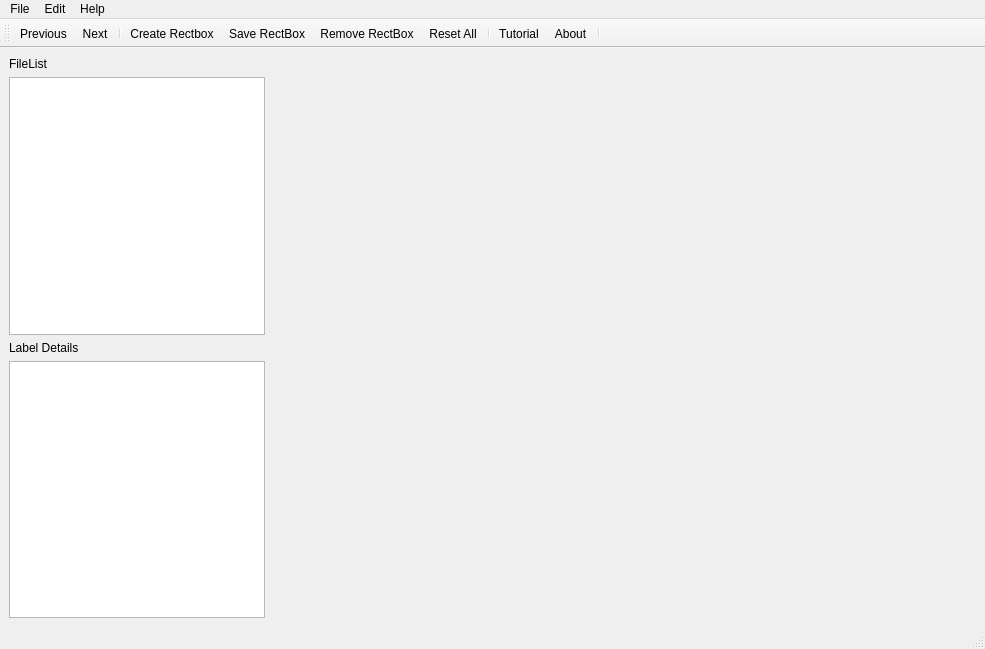
<?xml version="1.0" encoding="UTF-8"?>
<ui version="4.0">
 <class>MainWindow</class>
 <widget class="QMainWindow" name="MainWindow">
  <property name="geometry">
   <rect>
    <x>0</x>
    <y>0</y>
    <width>985</width>
    <height>649</height>
   </rect>
  </property>
  <property name="sizePolicy">
   <sizepolicy hsizetype="Ignored" vsizetype="Ignored">
    <horstretch>0</horstretch>
    <verstretch>0</verstretch>
   </sizepolicy>
  </property>
  <property name="mouseTracking">
   <bool>true</bool>
  </property>
  <property name="windowTitle">
   <string>MainWindow</string>
  </property>
  <widget class="QWidget" name="centralwidget">
   <property name="sizePolicy">
    <sizepolicy hsizetype="Preferred" vsizetype="Preferred">
     <horstretch>0</horstretch>
     <verstretch>0</verstretch>
    </sizepolicy>
   </property>
   <layout class="QVBoxLayout" name="verticalLayout_2">
    <item>
     <layout class="QHBoxLayout" name="horizontalLayout_4" stretch="0,1">
      <item>
       <layout class="QVBoxLayout" name="verticalLayout">
        <item>
         <widget class="QLabel" name="label_2">
          <property name="sizePolicy">
           <sizepolicy hsizetype="Fixed" vsizetype="Preferred">
            <horstretch>0</horstretch>
            <verstretch>0</verstretch>
           </sizepolicy>
          </property>
          <property name="text">
           <string>FileList</string>
          </property>
         </widget>
        </item>
        <item>
         <widget class="QListView" name="listView">
          <property name="sizePolicy">
           <sizepolicy hsizetype="Fixed" vsizetype="Expanding">
            <horstretch>0</horstretch>
            <verstretch>0</verstretch>
           </sizepolicy>
          </property>
          <property name="editTriggers">
           <set>QAbstractItemView::NoEditTriggers</set>
          </property>
         </widget>
        </item>
        <item>
         <widget class="QLabel" name="label_3">
          <property name="sizePolicy">
           <sizepolicy hsizetype="Fixed" vsizetype="Preferred">
            <horstretch>0</horstretch>
            <verstretch>0</verstretch>
           </sizepolicy>
          </property>
          <property name="text">
           <string>Label Details</string>
          </property>
         </widget>
        </item>
        <item>
         <widget class="QListView" name="listView_2">
          <property name="sizePolicy">
           <sizepolicy hsizetype="Fixed" vsizetype="Expanding">
            <horstretch>0</horstretch>
            <verstretch>0</verstretch>
           </sizepolicy>
          </property>
          <property name="editTriggers">
           <set>QAbstractItemView::NoEditTriggers</set>
          </property>
         </widget>
        </item>
       </layout>
      </item>
      <item>
       <widget class="my_qlabel" name="label">
        <property name="sizePolicy">
         <sizepolicy hsizetype="Ignored" vsizetype="Ignored">
          <horstretch>0</horstretch>
          <verstretch>0</verstretch>
         </sizepolicy>
        </property>
        <property name="maximumSize">
         <size>
          <width>16777215</width>
          <height>16777215</height>
         </size>
        </property>
        <property name="cursor">
         <cursorShape>ArrowCursor</cursorShape>
        </property>
        <property name="mouseTracking">
         <bool>false</bool>
        </property>
        <property name="text">
         <string/>
        </property>
        <property name="scaledContents">
         <bool>false</bool>
        </property>
       </widget>
      </item>
     </layout>
    </item>
   </layout>
  </widget>
  <widget class="QMenuBar" name="menubar">
   <property name="geometry">
    <rect>
     <x>0</x>
     <y>0</y>
     <width>985</width>
     <height>22</height>
    </rect>
   </property>
   <widget class="QMenu" name="menuFile">
    <property name="title">
     <string>File</string>
    </property>
    <addaction name="actionOpen"/>
    <addaction name="actionSave_Label_Directory"/>
    <addaction name="actionChnage_Save_directory"/>
    <addaction name="separator"/>
    <addaction name="actionClose"/>
    <addaction name="actionExit"/>
   </widget>
   <widget class="QMenu" name="menuEdit">
    <property name="title">
     <string>Edit</string>
    </property>
    <addaction name="actionCreate_Rectbox"/>
    <addaction name="actionRemove_RectBox"/>
    <addaction name="actionReset_All"/>
    <addaction name="actionSave_RectBox"/>
    <addaction name="separator"/>
    <addaction name="actionNext"/>
    <addaction name="actionPrevious"/>
   </widget>
   <widget class="QMenu" name="menuHelp">
    <property name="title">
     <string>Help</string>
    </property>
    <addaction name="actionTutorial"/>
    <addaction name="actionAbout_2"/>
    <addaction name="actionAbout"/>
   </widget>
   <addaction name="menuFile"/>
   <addaction name="menuEdit"/>
   <addaction name="menuHelp"/>
  </widget>
  <widget class="QStatusBar" name="statusbar"/>
  <widget class="QToolBar" name="toolBar">
   <property name="windowTitle">
    <string>toolBar</string>
   </property>
   <attribute name="toolBarArea">
    <enum>TopToolBarArea</enum>
   </attribute>
   <attribute name="toolBarBreak">
    <bool>false</bool>
   </attribute>
   <addaction name="actionPrevious"/>
   <addaction name="actionNext"/>
   <addaction name="separator"/>
   <addaction name="actionCreate_Rectbox"/>
   <addaction name="actionSave_RectBox"/>
   <addaction name="actionRemove_RectBox"/>
   <addaction name="actionReset_All"/>
   <addaction name="separator"/>
   <addaction name="actionTutorial"/>
   <addaction name="actionAbout_2"/>
   <addaction name="separator"/>
  </widget>
  <action name="actionSave_Label_Directory">
   <property name="icon">
    <iconset resource="resources.qrc">
     <normaloff>:/resources/open_directory.png</normaloff>:/resources/open_directory.png</iconset>
   </property>
   <property name="text">
    <string>Open Dir</string>
   </property>
  </action>
  <action name="actionTutorial">
   <property name="icon">
    <iconset resource="resources.qrc">
     <normaloff>:/resources/tutorials.png</normaloff>:/resources/tutorials.png</iconset>
   </property>
   <property name="text">
    <string>Tutorial</string>
   </property>
  </action>
  <action name="actionAbout">
   <property name="icon">
    <iconset resource="resources.qrc">
     <normaloff>:/resources/about.png</normaloff>:/resources/about.png</iconset>
   </property>
   <property name="text">
    <string>About QT</string>
   </property>
  </action>
  <action name="actionChnage_Save_directory">
   <property name="icon">
    <iconset resource="resources.qrc">
     <normaloff>:/resources/changedir.png</normaloff>:/resources/changedir.png</iconset>
   </property>
   <property name="text">
    <string>Change Save Dir</string>
   </property>
  </action>
  <action name="actionClose">
   <property name="icon">
    <iconset resource="resources.qrc">
     <normaloff>:/resources/close.png</normaloff>:/resources/close.png</iconset>
   </property>
   <property name="text">
    <string>Close</string>
   </property>
  </action>
  <action name="actionReset_All">
   <property name="icon">
    <iconset resource="resources.qrc">
     <normaloff>:/resources/reset.png</normaloff>:/resources/reset.png</iconset>
   </property>
   <property name="text">
    <string>Reset All</string>
   </property>
   <property name="toolTip">
    <string>Remove All</string>
   </property>
  </action>
  <action name="actionExit">
   <property name="icon">
    <iconset resource="resources.qrc">
     <normaloff>:/resources/exit.png</normaloff>:/resources/exit.png</iconset>
   </property>
   <property name="text">
    <string>Exit</string>
   </property>
  </action>
  <action name="actionRemove_RectBox">
   <property name="icon">
    <iconset resource="resources.qrc">
     <normaloff>:/resources/remove.png</normaloff>:/resources/remove.png</iconset>
   </property>
   <property name="text">
    <string>Remove RectBox</string>
   </property>
  </action>
  <action name="actionSave_RectBox">
   <property name="icon">
    <iconset resource="resources.qrc">
     <normaloff>:/resources/save.png</normaloff>:/resources/save.png</iconset>
   </property>
   <property name="text">
    <string>Save RectBox</string>
   </property>
  </action>
  <action name="actionCreate_Rectbox">
   <property name="icon">
    <iconset resource="resources.qrc">
     <normaloff>:/resources/create.png</normaloff>:/resources/create.png</iconset>
   </property>
   <property name="text">
    <string>Create Rectbox</string>
   </property>
  </action>
  <action name="actionNext">
   <property name="icon">
    <iconset resource="resources.qrc">
     <normaloff>:/resources/next.png</normaloff>:/resources/next.png</iconset>
   </property>
   <property name="text">
    <string>Next</string>
   </property>
   <property name="shortcut">
    <string>D</string>
   </property>
  </action>
  <action name="actionPrevious">
   <property name="icon">
    <iconset resource="resources.qrc">
     <normaloff>:/resources/previous.png</normaloff>:/resources/previous.png</iconset>
   </property>
   <property name="text">
    <string>Previous</string>
   </property>
   <property name="shortcut">
    <string>A</string>
   </property>
  </action>
  <action name="actionOpen">
   <property name="icon">
    <iconset resource="resources.qrc">
     <normaloff>:/resources/open_single.png</normaloff>:/resources/open_single.png</iconset>
   </property>
   <property name="text">
    <string>Open</string>
   </property>
  </action>
  <action name="actionAbout_2">
   <property name="icon">
    <iconset resource="resources.qrc">
     <normaloff>:/resources/about.png</normaloff>:/resources/about.png</iconset>
   </property>
   <property name="text">
    <string>About </string>
   </property>
  </action>
 </widget>
 <customwidgets>
  <customwidget>
   <class>my_qlabel</class>
   <extends>QLabel</extends>
   <header location="global">my_qlabel.h</header>
  </customwidget>
 </customwidgets>
 <resources>
  <include location="resources.qrc"/>
 </resources>
 <connections/>
</ui>
